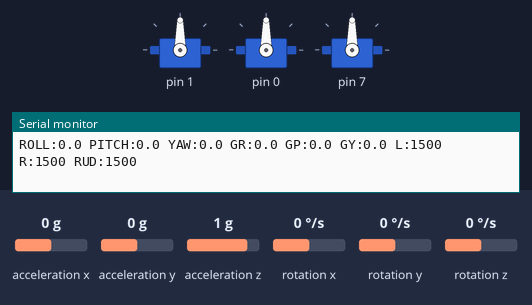
A sketch run on a simulated Arduino Uno, built for the host (arithmetic inside an expression is 32-bit, double 64-bit). Parts: 3 × servo, the last lines printed to the serial monitor. Wiring (inferred from the names in the program): MPU-6050 motion sensor at I2C address 0x68. Inputs (shaded band) come from the test bench; at power-on: rotation x 0 °/s, rotation y 0 °/s, rotation z 0 °/s, acceleration x 0 g, acceleration y 0 g, acceleration z 1 g.

Above: at 7.9 s.
8.0 s: rotation x set to -192 °/s
At 9.4 s:
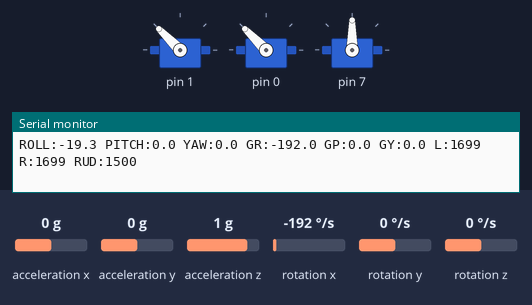
11.0 s: rotation y set to -192 °/s
At 12.7 s:
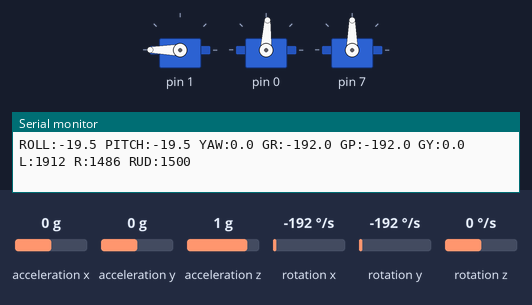
14.0 s: rotation z set to 54 °/s
At 14.42 s:
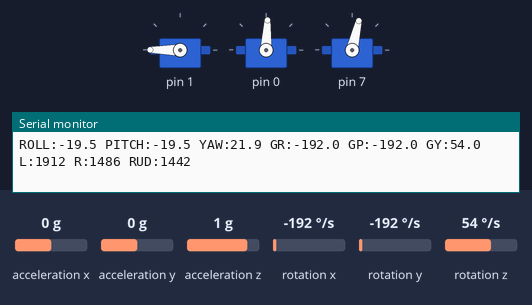
17.0 s: rotation x set to 100 °/s
20.0 s: rotation y set to 192 °/s
23.0 s: rotation z set to -4 °/s
At 24.5 s:
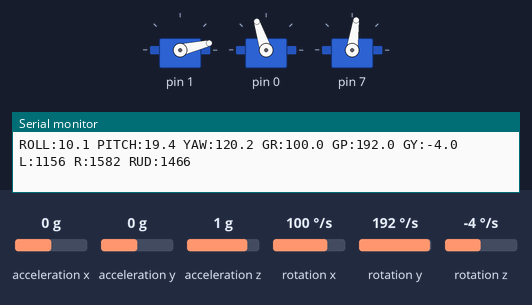
Timing chart, 0 to 27.0 s (numbered marks = the images above; inputs shaded):
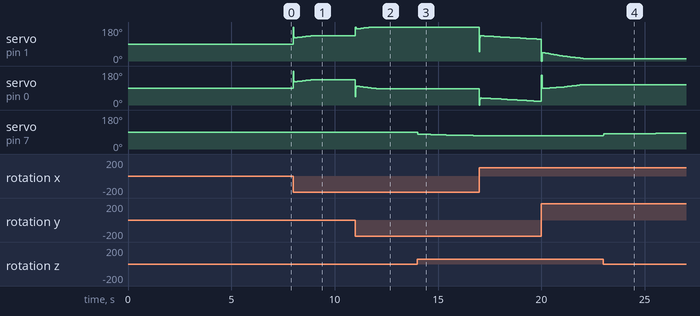

Measured:
- after the input at 14.0 s, servo on pin 7: moves from 90° to 71° over 2.7 s, starting at once
- after the input at 23.0 s, servo on pin 7: 69° → 82° at once, → 83° 2.5 s later

The sketch:

DeltaWing_FlightController.ino
```cpp
// =============================================================================
//  DELTA WING FLIGHT CONTROLLER
//  Target:   STM32F103C8T6 (Blue Pill) via Arduino IDE (STM32duino core)
//  Aircraft: Delta wing / Flying wing (e.g. F-35 style RC model)
//
//  Hardware:
//    IMU  : MPU-6050  SDA→PB7  SCL→PB6  (I2C)
//    iBUS : FlySky receiver  RX→PA3  TX→PA2  (USART2)
//    Servos: PB1=Left elevon  PB0=Right elevon  PA7=Rudder
//
//  Channels (iBUS, 1-indexed):
//    CH1 = Roll (Aileron)
//    CH2 = Pitch (Elevator)
//    CH4 = Yaw   (Rudder)
//    CH3 = Throttle (direct to ESC – NOT used here)
//
//  Control loop target: ~500 Hz  (2 000 µs period)
// =============================================================================

#include <Wire.h>
#include <Servo.h>

// ---------------------------------------------------------------------------
//  PIN DEFINITIONS
// ---------------------------------------------------------------------------
#define PIN_SERVO_LEFT   PB1   // Left  elevon
#define PIN_SERVO_RIGHT  PB0   // Right elevon
#define PIN_SERVO_RUDDER PA7   // Rudder

// ---------------------------------------------------------------------------
//  MPU-6050 REGISTER MAP (only what we need)
// ---------------------------------------------------------------------------
#define MPU_ADDR         0x68
#define MPU_PWR_MGMT_1   0x6B
#define MPU_SMPLRT_DIV   0x19
#define MPU_CONFIG       0x1A  // DLPF config
#define MPU_GYRO_CONFIG  0x1B
#define MPU_ACCEL_XOUT_H 0x3B
#define MPU_GYRO_XOUT_H  0x43

// ---------------------------------------------------------------------------
//  FLIGHT PARAMETERS  – tune these in flight
// ---------------------------------------------------------------------------

// --- PID gains (rate mode) ---
float KP_PITCH = 0.80f;
float KI_PITCH = 0.30f;
float KD_PITCH = 0.04f;

float KP_ROLL  = 0.75f;
float KI_ROLL  = 0.28f;
float KD_ROLL  = 0.04f;

float KP_YAW   = 1.00f;
float KI_YAW   = 0.20f;
float KD_YAW   = 0.00f;

// --- RC stick → desired rate scaling (µs deviation → deg/s) ---
//     e.g. 500 µs stick throw → 150 deg/s max rate
#define RC_RATE_SCALE    0.70f   // deg/s per µs of stick deflection

// --- Deadband around RC stick centre (µs) ---
#define RC_DEADBAND      15

// --- Integral windup limit (µs equivalent) ---
#define I_LIMIT          200.0f

// --- PID output clamp (µs) ---
#define PID_CLAMP        400.0f

// --- Low-pass filter coefficient for gyro (0=frozen, 1=no filter) ---
//     0.20 gives a good balance at 500 Hz
#define GYRO_LPF_ALPHA   0.20f

// --- Gyro scale factor for ±500 °/s full-scale range ---
//     Raw LSB → deg/s  = raw / 65.5
#define GYRO_SENS        65.5f

// --- Accelerometer scale factor for ±2 g full-scale range ---
//     Raw LSB → g  = raw / 16384.0
#define ACCEL_SENS       16384.0f

// --- Complementary filter coefficient ---
//     Blends gyro integration (fast) with accelerometer angle (drift-free).
//     0.98 = trust gyro 98% each loop, let accel correct 2%.
//     Lower value = faster accel correction but more vibration noise.
//     Range: 0.95 (aggressive correction) – 0.99 (very slow correction)
#define CF_ALPHA         0.98f

// --- Servo neutral and travel limits (µs) ---
#define SERVO_MID        1500
#define SERVO_MIN        1100
#define SERVO_MAX        1900

// --- Control loop period (µs) ---
#define LOOP_PERIOD_US   2000   // 500 Hz

// ---------------------------------------------------------------------------
//  iBUS PARSER
//  Reads the 32-byte FlySky iBUS packet from a HardwareSerial port.
//  Packet: 0x20 0x40 [CH1_L CH1_H ... CH14_L CH14_H] [SUM_L SUM_H]
// ---------------------------------------------------------------------------
#define IBUS_CHANNELS    14
#define IBUS_PACKET_LEN  32

HardwareSerial ibusSerial(PA3, PA2);   // USART2 RX=PA3 TX=PA2

uint16_t rcChannel[IBUS_CHANNELS];    // Decoded channel values (µs)
uint8_t  ibusBuf[IBUS_PACKET_LEN];
uint8_t  ibusIdx = 0;

// --- Failsafe defaults (aircraft holds level) ---
const uint16_t RC_FAILSAFE[4] = {1500, 1500, 1000, 1500};

// ---------------------------------------------------------------------------
//  SERVO OBJECTS
// ---------------------------------------------------------------------------
Servo servoLeft;
Servo servoRight;
Servo servoRudder;

// ---------------------------------------------------------------------------
//  GYRO STATE
// ---------------------------------------------------------------------------
float gyroRoll  = 0, gyroPitch = 0, gyroYaw = 0;   // Filtered rate (deg/s)
float gyroOffX  = 0, gyroOffY  = 0, gyroOffZ = 0;  // Calibration offsets

// Attitude angles — maintained by complementary filter (gyro + accel fusion)
// Roll and Pitch return to correct value when level; Yaw is gyro-only (no mag)
float angleRoll  = 0.0f;
float anglePitch = 0.0f;
float angleYaw   = 0.0f;   // Yaw drifts — no magnetometer available

// ---------------------------------------------------------------------------
//  PID STATE
// ---------------------------------------------------------------------------
struct PID {
  float kp, ki, kd;
  float prevError;
  float integral;

  PID(float p, float i, float d)
    : kp(p), ki(i), kd(d), prevError(0), integral(0) {}

  float compute(float setpoint, float measured, float dt) {
    float error     = setpoint - measured;
    integral       += error * dt;
    // Windup clamp
    integral        = constrain(integral, -I_LIMIT, I_LIMIT);
    float derivative = (error - prevError) / dt;
    prevError       = error;
    float out = kp * error + ki * integral + kd * derivative;
    return constrain(out, -PID_CLAMP, PID_CLAMP);
  }

  void reset() { prevError = 0; integral = 0; }
};

PID pidPitch(KP_PITCH, KI_PITCH, KD_PITCH);
PID pidRoll (KP_ROLL,  KI_ROLL,  KD_ROLL );
PID pidYaw  (KP_YAW,   KI_YAW,   KD_YAW  );

// ---------------------------------------------------------------------------
//  TIMING
// ---------------------------------------------------------------------------
uint32_t lastLoopTime = 0;

// =============================================================================
//  HELPER FUNCTIONS
// =============================================================================

// --- I2C write to MPU register ---
void mpuWrite(uint8_t reg, uint8_t val) {
  Wire.beginTransmission(MPU_ADDR);
  Wire.write(reg);
  Wire.write(val);
  Wire.endTransmission();
}

// --- Initialise MPU-6050 ---
void initMPU() {
  // Wake the MPU, use PLL with X-gyro as clock source (more stable)
  mpuWrite(MPU_PWR_MGMT_1, 0x01);
  delay(100);

  // Sample-rate divider: 0 → full gyro output rate (1 kHz with DLPF)
  mpuWrite(MPU_SMPLRT_DIV, 0x00);

  // DLPF: bandwidth ~42 Hz (register value 3) – reduces high-freq noise
  mpuWrite(MPU_CONFIG, 0x03);

  // Gyro full-scale: ±500 °/s (0x08)
  mpuWrite(MPU_GYRO_CONFIG, 0x08);

  delay(20);
}

// --- Read accelerometer + gyro in one I2C burst (14 bytes from 0x3B) ---
//     Register map: AX AY AZ TEMP GX GY GZ  (each 2 bytes, big-endian)
void readRawIMU(int16_t &ax, int16_t &ay, int16_t &az,
                int16_t &gx, int16_t &gy, int16_t &gz) {
  Wire.beginTransmission(MPU_ADDR);
  Wire.write(MPU_ACCEL_XOUT_H);   // start at 0x3B
  Wire.endTransmission(false);
  Wire.requestFrom(MPU_ADDR, 14, true);
  ax = (Wire.read() << 8) | Wire.read();
  ay = (Wire.read() << 8) | Wire.read();
  az = (Wire.read() << 8) | Wire.read();
  Wire.read(); Wire.read();        // skip temperature (2 bytes)
  gx = (Wire.read() << 8) | Wire.read();
  gy = (Wire.read() << 8) | Wire.read();
  gz = (Wire.read() << 8) | Wire.read();
}

// --- Kept for backward compatibility (calibration still uses gyro only) ---
void readRawGyro(int16_t &gx, int16_t &gy, int16_t &gz) {
  int16_t ax, ay, az;
  readRawIMU(ax, ay, az, gx, gy, gz);
}

// --- Gyro calibration: average 2000 samples at rest ---
void calibrateGyro() {
  Serial.println("Calibrating gyro – keep aircraft still...");
  long sumX = 0, sumY = 0, sumZ = 0;
  const int samples = 2000;
  int16_t gx, gy, gz;
  for (int i = 0; i < samples; i++) {
    readRawGyro(gx, gy, gz);
    sumX += gx;
    sumY += gy;
    sumZ += gz;
    delay(1);
  }
  gyroOffX = (float)sumX / samples;
  gyroOffY = (float)sumY / samples;
  gyroOffZ = (float)sumZ / samples;
  Serial.println("Gyro calibration complete.");
}

// --- Apply deadband: return 0 if within ±deadband of 1500 ---
int16_t applyDeadband(int16_t val, int16_t deadband) {
  int16_t dev = val - SERVO_MID;
  if (abs(dev) <= deadband) return SERVO_MID;
  // Shrink towards centre so there is no jump at deadband edge
  return SERVO_MID + (dev > 0 ? dev - deadband : dev + deadband);
}

// --- iBUS parser tick – call every loop iteration ---
void parseIBUS() {
  while (ibusSerial.available()) {
    uint8_t b = ibusSerial.read();

    // Detect packet start: 0x20 at index 0
    if (ibusIdx == 0 && b != 0x20) continue;
    // Second byte must be 0x40
    if (ibusIdx == 1 && b != 0x40) { ibusIdx = 0; continue; }

    ibusBuf[ibusIdx++] = b;

    if (ibusIdx == IBUS_PACKET_LEN) {
      ibusIdx = 0;

      // Verify checksum: sum of first 30 bytes, stored little-endian in [30-31]
      uint16_t checksum = 0xFFFF;
      for (int i = 0; i < 30; i++) checksum -= ibusBuf[i];
      uint16_t rxSum = ibusBuf[30] | (ibusBuf[31] << 8);

      if (checksum == rxSum) {
        // Decode 14 channels (2 bytes each, starting at byte 2)
        for (int ch = 0; ch < IBUS_CHANNELS; ch++) {
          rcChannel[ch] = ibusBuf[2 + ch * 2] | (ibusBuf[3 + ch * 2] << 8);
        }
      }
      // Bad checksum → keep previous values (natural failsafe hold)
    }
  }
}

// --- Clamp servo output to safe range ---
int16_t clampServo(int16_t val) {
  return constrain(val, SERVO_MIN, SERVO_MAX);
}

// =============================================================================
//  SETUP
// =============================================================================
void setup() {
  Serial.begin(115200);
  delay(500);
  Serial.println("=== Delta Wing Flight Controller ===");

  // ---- I2C on PB6 (SCL) / PB7 (SDA) at 400 kHz ----
  Wire.setSDA(PB7);
  Wire.setSCL(PB6);
  Wire.begin();
  Wire.setClock(400000);

  // ---- MPU-6050 ----
  initMPU();
  calibrateGyro();

  // ---- iBUS serial ----
  ibusSerial.begin(115200);

  // Pre-load failsafe channel values
  for (int i = 0; i < 4; i++) rcChannel[i] = RC_FAILSAFE[i];

  // ---- Servos ----
  servoLeft.attach(PIN_SERVO_LEFT,   SERVO_MIN, SERVO_MAX);
  servoRight.attach(PIN_SERVO_RIGHT, SERVO_MIN, SERVO_MAX);
  servoRudder.attach(PIN_SERVO_RUDDER, SERVO_MIN, SERVO_MAX);

  // Centre servos on boot
  servoLeft.writeMicroseconds(SERVO_MID);
  servoRight.writeMicroseconds(SERVO_MID);
  servoRudder.writeMicroseconds(SERVO_MID);

  delay(1000);
  Serial.println("Flight controller ready.");
  lastLoopTime = micros();
}

// =============================================================================
//  MAIN LOOP
// =============================================================================
void loop() {
  // ---- Enforce fixed loop period ----
  uint32_t now = micros();
  uint32_t elapsed = now - lastLoopTime;
  if (elapsed < LOOP_PERIOD_US) return;   // Not time yet

  float dt = (float)elapsed * 1e-6f;      // Loop time in seconds
  lastLoopTime = now;

  // ----------------------------------------------------------------
  //  1. READ IMU — accelerometer + gyro in one burst
  // ----------------------------------------------------------------
  int16_t rawAx0, rawAy0, rawAz0, rawGx, rawGy, rawGz;
  readRawIMU(rawAx0, rawAy0, rawAz0, rawGx, rawGy, rawGz);

  // Convert gyro raw → deg/s, subtract calibration offsets
  float rateRoll  = ((float)rawGx - gyroOffX) / GYRO_SENS;
  float ratePitch = ((float)rawGy - gyroOffY) / GYRO_SENS;
  float rateYaw   = ((float)rawGz - gyroOffZ) / GYRO_SENS;

  // First-order low-pass filter on gyro rates: removes high-freq vibration noise
  gyroRoll  = GYRO_LPF_ALPHA * rateRoll  + (1.0f - GYRO_LPF_ALPHA) * gyroRoll;
  gyroPitch = GYRO_LPF_ALPHA * ratePitch + (1.0f - GYRO_LPF_ALPHA) * gyroPitch;
  gyroYaw   = GYRO_LPF_ALPHA * rateYaw   + (1.0f - GYRO_LPF_ALPHA) * gyroYaw;

  // ----------------------------------------------------------------
  //  COMPLEMENTARY FILTER — fuse gyro + accelerometer
  //
  //  Why this fixes drift:
  //    Pure gyro integration: angle += rate * dt
  //      → fast and smooth but tiny offset errors accumulate → drift
  //    Pure accelerometer:    angle = atan2(ax, az)
  //      → always correct when still but very noisy during motion
  //
  //  Complementary filter blends both:
  //    angle = CF_ALPHA * (angle + gyro*dt) + (1-CF_ALPHA) * accel_angle
  //
  //    The gyro part tracks fast motion accurately.
  //    The accel part slowly pulls the angle back to the true level
  //    position, cancelling any drift that has built up.
  //    Result: when you return the aircraft to level, roll and pitch
  //    will return to 0° within about 1-2 seconds.
  // ----------------------------------------------------------------

  // Use the accelerometer values already read at the top of the loop
  // (rawAx0, rawAy0, rawAz0 from readRawIMU above — no extra I2C transaction needed)
  float ax = (float)rawAx0 / ACCEL_SENS;
  float ay = (float)rawAy0 / ACCEL_SENS;
  float az = (float)rawAz0 / ACCEL_SENS;

  // Calculate absolute tilt angles from accelerometer
  // atan2 gives angle in radians → convert to degrees
  // These are noisy but drift-free when the aircraft is near level
  float accelRoll  =  atan2f(ay, az) * (180.0f / M_PI);
  float accelPitch = -atan2f(ax, sqrtf(ay*ay + az*az)) * (180.0f / M_PI);

  // Complementary filter: trust gyro for fast moves, accel corrects slow drift
  angleRoll  = CF_ALPHA * (angleRoll  + gyroRoll  * dt) + (1.0f - CF_ALPHA) * accelRoll;
  anglePitch = CF_ALPHA * (anglePitch + gyroPitch * dt) + (1.0f - CF_ALPHA) * accelPitch;

  // Yaw: gyro-only (accelerometer cannot sense yaw rotation)
  // No drift correction available without a magnetometer
  angleYaw  += gyroYaw * dt;
  if (angleYaw >  360.0f) angleYaw -= 360.0f;
  if (angleYaw <    0.0f) angleYaw += 360.0f;

  // ----------------------------------------------------------------
  //  2. PARSE iBUS (non-blocking, processes all waiting bytes)
  // ----------------------------------------------------------------
  parseIBUS();

  // ----------------------------------------------------------------
  //  3. DECODE RC STICKS → desired rotation rates
  //     Channel values are 1000–2000 µs; centre = 1500 µs.
  //     Apply deadband first, then scale to deg/s.
  // ----------------------------------------------------------------
  // FlySky FS-i6S channel mapping (Mode 2, default):
  //   CH1 (index 0) = Right stick Left/Right → ROLL
  //   CH2 (index 1) = Right stick Up/Down    → PITCH (inverted on FS-i6S, negated below)
  //   CH4 (index 3) = Left  stick Left/Right → YAW
  int16_t rcRollRaw  = applyDeadband((int16_t)rcChannel[0], RC_DEADBAND); // CH1 → Roll
  int16_t rcPitchRaw = applyDeadband((int16_t)rcChannel[1], RC_DEADBAND); // CH2 → Pitch
  int16_t rcYawRaw   = applyDeadband((int16_t)rcChannel[3], RC_DEADBAND); // CH4 → Yaw

  float desiredRoll  =  (rcRollRaw  - SERVO_MID) * RC_RATE_SCALE;
  float desiredPitch = -(rcPitchRaw - SERVO_MID) * RC_RATE_SCALE; // Negated: FS-i6S CH2 pitch is inverted
  float desiredYaw   = (rcYawRaw   - SERVO_MID) * RC_RATE_SCALE;

  // ----------------------------------------------------------------
  //  4. PID COMPUTATION
  //     setpoint = desired rate (deg/s)
  //     measured = gyro rate   (deg/s)
  //     output   = servo correction (µs)
  // ----------------------------------------------------------------
  float pitchCorr = pidPitch.compute(desiredPitch, gyroPitch, dt);
  float rollCorr  = pidRoll.compute (desiredRoll,  gyroRoll,  dt);
  float yawCorr   = pidYaw.compute  (desiredYaw,   gyroYaw,   dt);

  // ----------------------------------------------------------------
  //  5. ELEVON MIXING  (MIRRORED / OPPOSING SERVO MOUNTING)
  //
  //  The two elevon servos are installed facing OPPOSITE directions.
  //  Without compensation, the same PWM correction would drive the
  //  right surface the wrong way. Fix: negate ONLY the pitch term on
  //  the right servo (roll term stays the same because roll already
  //  needs the surfaces to move in opposite physical directions).
  //
  //  LEFT  servo: leftElevon  = 1500 + pitchCorr + rollCorr
  //  RIGHT servo: rightElevon = 1500 - pitchCorr + rollCorr
  //
  //  Expected physical result:
  //    Pitch up stick  -> both trailing edges rise  (nose pitches up)
  //    Roll right stick-> left TE rises, right TE drops (rolls right)
  //
  //  Still wrong after flashing? Use the bench-test guide below:
  //    Nose-up tilt  -> both elevons should rise; if only one does,
  //                     flip the pitchCorr sign on the bad servo.
  //    Right-bank    -> left elevon rises, right drops; if reversed,
  //                     flip the rollCorr sign on the bad servo.
  // ----------------------------------------------------------------
  int16_t leftElevon  = SERVO_MID + (int16_t)pitchCorr + (int16_t)rollCorr;
  int16_t rightElevon = SERVO_MID - (int16_t)pitchCorr + (int16_t)rollCorr;
  int16_t rudder      = SERVO_MID + (int16_t)yawCorr;

  // ----------------------------------------------------------------
  //  6. OUTPUT TO SERVOS (clamped to safe range)
  // ----------------------------------------------------------------
  servoLeft.writeMicroseconds (clampServo(leftElevon));
  servoRight.writeMicroseconds(clampServo(rightElevon));
  servoRudder.writeMicroseconds(clampServo(rudder));

  // ----------------------------------------------------------------
  //  7. TELEMETRY OUTPUT — printed every 50 ms (~20 Hz) so the ground
  //     station serial monitor can display clean, readable angle data.
  //
  //  Format (parsed by COMET FC Ground Station HTML):
  //    ROLL:<angle> PITCH:<angle> YAW:<angle> GR:<rate> GP:<rate> GY:<rate> L:<us> R:<us> RUD:<us>
  //
  //  To disable for production, comment out this entire block.
  // ----------------------------------------------------------------
  static uint32_t debugTimer = 0;
  if (millis() - debugTimer >= 50) {
    debugTimer = millis();

    // ── Angles (integrated from gyro) ──
    Serial.print("ROLL:");   Serial.print(angleRoll,  1);
    Serial.print(" PITCH:"); Serial.print(anglePitch, 1);
    Serial.print(" YAW:");   Serial.print(angleYaw,   1);

    // ── Gyro rates (deg/s) ──
    Serial.print(" GR:");    Serial.print(gyroRoll,   1);
    Serial.print(" GP:");    Serial.print(gyroPitch,  1);
    Serial.print(" GY:");    Serial.print(gyroYaw,    1);

    // ── Servo outputs (µs) ──
    Serial.print(" L:");     Serial.print(leftElevon);
    Serial.print(" R:");     Serial.print(rightElevon);
    Serial.print(" RUD:");   Serial.println(rudder);
  }
}
// =============================================================================
//  END OF FILE
// =============================================================================
```
